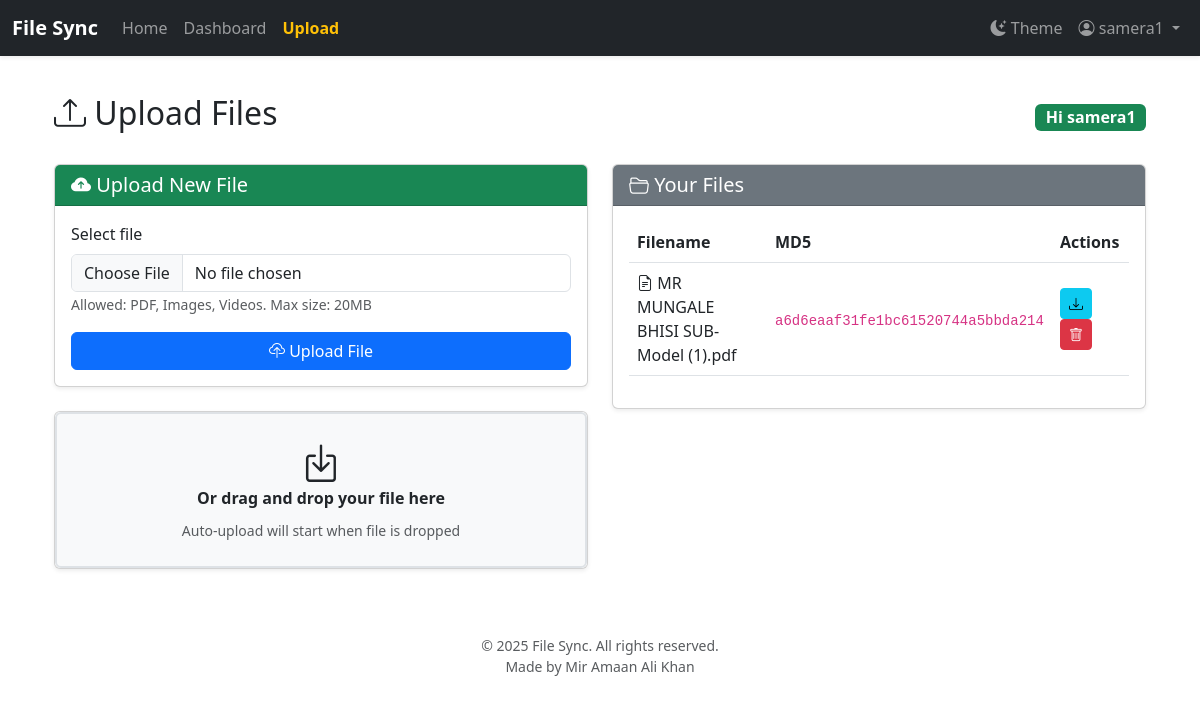
Page /upload (signed in) on the committed database.
### tables this page shows
CREATE TABLE files (
            id TEXT PRIMARY KEY,
            user_id INTEGER,
            original_filename TEXT,
            encrypted_filename TEXT,
            encryption_key TEXT,
            md5_hash TEXT,
            FOREIGN KEY (user_id) REFERENCES users(id)
        );

### app.py (the view, shortened to what this page needs)
@app.route('/upload', methods=['GET', 'POST'])
def upload():
    if 'user_id' not in session:
        return redirect(url_for('login'))
    conn = get_db_connection()
    files = conn.execute("SELECT id, original_filename, md5_hash FROM files WHERE user_id = ?", (session['user_id'],)).fetchall()
    conn.close()
    return render_template('upload.html', username=session.get('username'), files=files)

### app.py (called while the page is built)
def get_db_connection():
    conn = sqlite3.connect(DATABASE)
    conn.row_factory = sqlite3.Row
    return conn

### templates/upload.html (shortened to what this page needs)
{% extends "base.html" %}
{% block content %}
<div class="container mt-4">
  <div class="d-flex justify-content-between align-items-center mb-4">
    <h2><i class="bi bi-upload"></i> Upload Files</h2>
    <span class="badge bg-success fs-6">Hi {{ session.get('username', 'User') }}</span>
  </div>
  <div class="row g-4">
    <div class="col-md-6">
      <div class="card shadow-sm">
        <div class="card-header bg-success text-white">
          <h5 class="mb-0"><i class="bi bi-cloud-arrow-up-fill"></i> Upload New File</h5>
        </div>
        <div class="card-body">
          <form method="post" action="{{ url_for('upload') }}" enctype="multipart/form-data" id="uploadForm">
            <div class="mb-3">
              <label for="fileInput" class="form-label">Select file</label>
              <input class="form-control" type="file" id="fileInput" name="file" required>
              <small class="text-muted">Allowed: PDF, Images, Videos. Max size: 20MB</small>
            </div>
            <button type="submit" class="btn btn-primary w-100">
              <i class="bi bi-cloud-upload"></i> Upload File
            </button>
          </form>
        </div>
      </div>
      <div class="card shadow-sm mt-4">
        <div class="card-body text-center border border-2 border-dashed rounded p-4 bg-light" id="dropZone">
          <p class="mb-0"><i class="bi bi-box-arrow-in-down display-6"></i></p>
          <p class="fw-semibold mb-2">Or drag and drop your file here</p>
          <small class="text-muted">Auto-upload will start when file is dropped</small>
        </div>
      </div>
    </div>
    <div class="col-md-6">
      <div class="card shadow-sm">
        <div class="card-header bg-secondary text-white">
          <h5 class="mb-0"><i class="bi bi-folder2-open"></i> Your Files</h5>
        </div>
        <div class="card-body">
          {% if files %}
          <div class="table-responsive">
            <table class="table table-hover align-middle">
              <thead>
                <tr>
                  <th>Filename</th>
                  <th>MD5</th>
                  <th>Actions</th>
                </tr>
              </thead>
              <tbody>
                {% for file in files %}
                <tr>
                  <td><i class="bi bi-file-earmark-text"></i> {{ file.original_filename }}</td>
                  <td><code>{{ file.md5_hash }}</code></td>
                  <td>
                    <a href="{{ url_for('retrieve_file', file_id=file.id) }}" class="btn btn-sm btn-info" title="Download">
                      <i class="bi bi-download"></i>
                    </a>
                    <form action="{{ url_for('delete_file', file_id=file.id) }}" method="post" class="d-inline">
                      <button type="submit" class="btn btn-sm btn-danger" title="Delete" onclick="return confirm('Are you sure?');">
                        <i class="bi bi-trash"></i>
                      </button>
                    </form>
                  </td>
                </tr>
                {% endfor %}
              </tbody>
            </table>
          </div>
          {% else %}
          <p class="text-muted">You haven’t uploaded any files yet.</p>
          {% endif %}
        </div>
      </div>
    </div>
  </div>
</div>
{% endblock %}

### templates/base.html (style rules this page uses)
body { padding-top: 70px; background-color: var(--bs-body-bg); }

### rows in the picture
files: original_filename "MR MUNGALE BHISI SUB-Model (1).pdf", md5_hash "a6d6eaaf31fe1bc61520744a5bbda214"

### other values in the picture
{{ session.get('username', 'User') }} "samera1"
{{ current_year or 2025 }} "2025"
